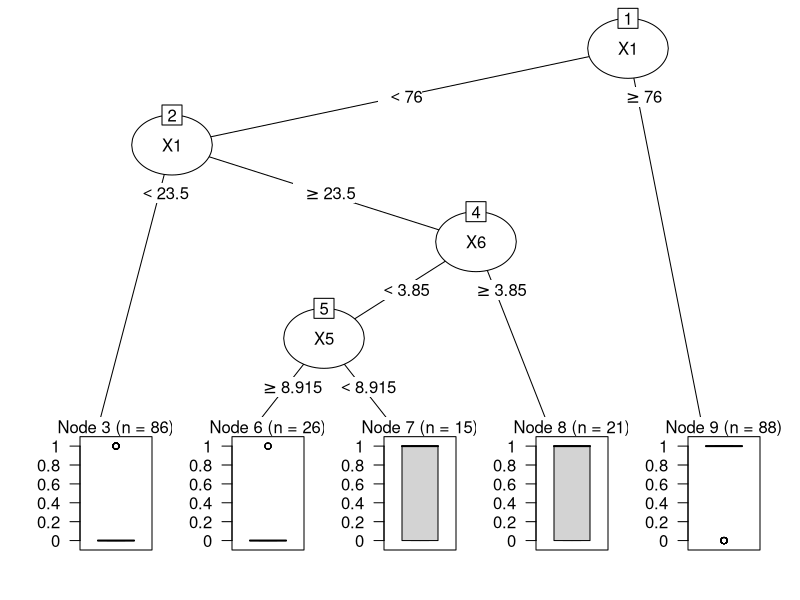
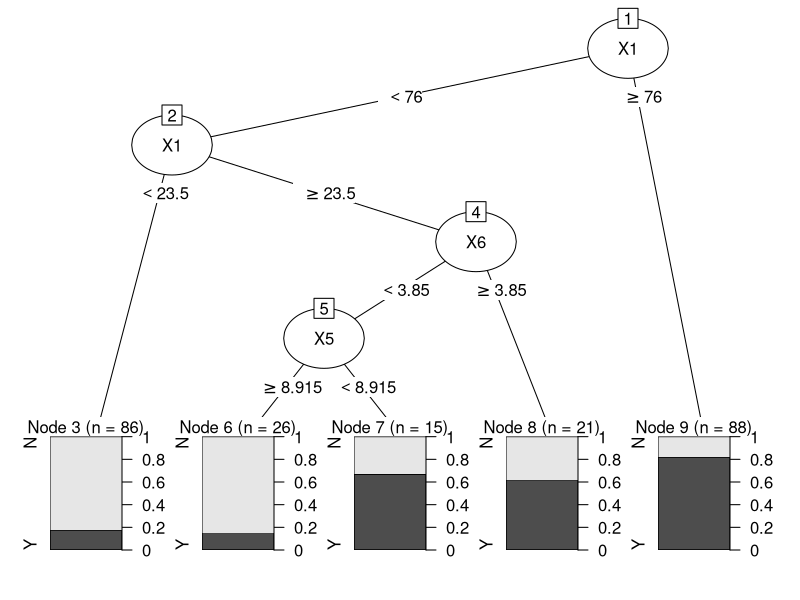
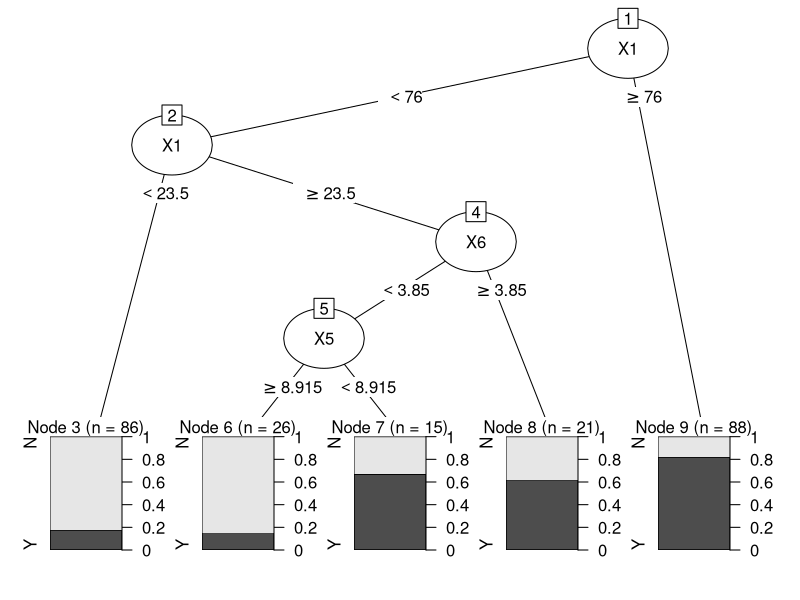
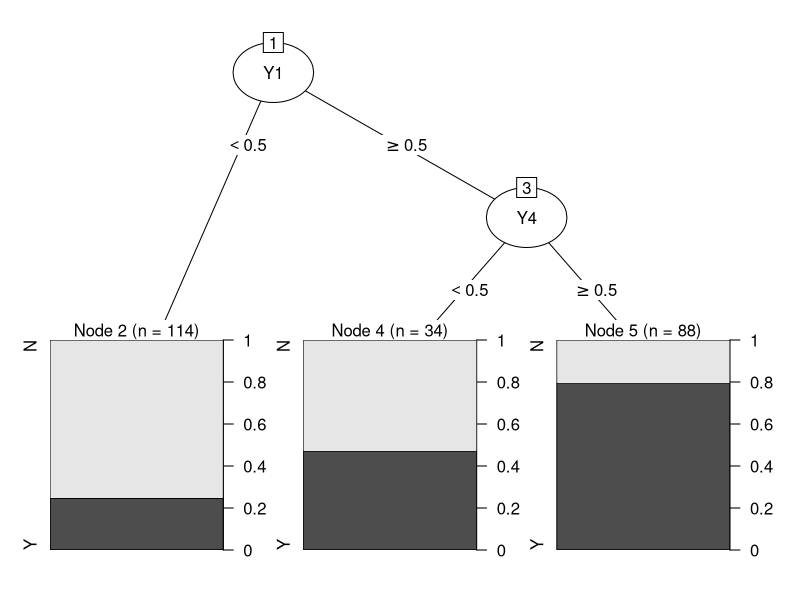
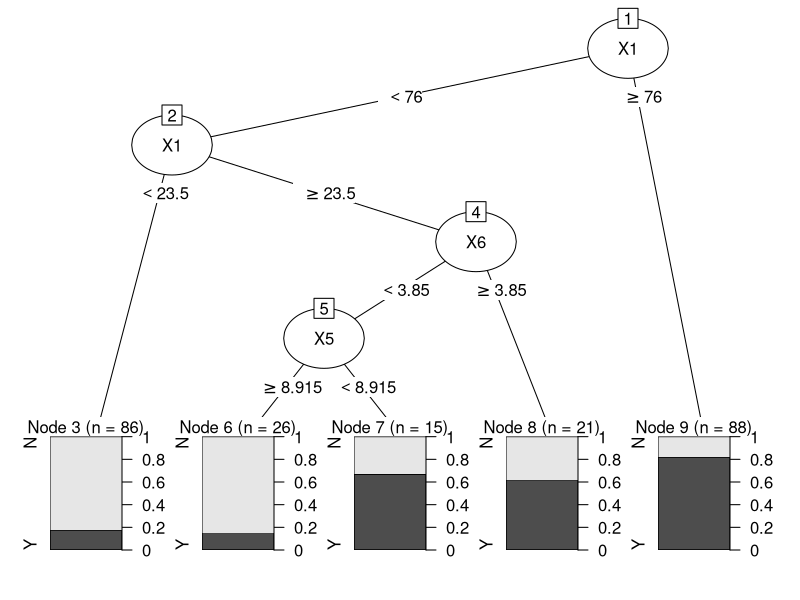
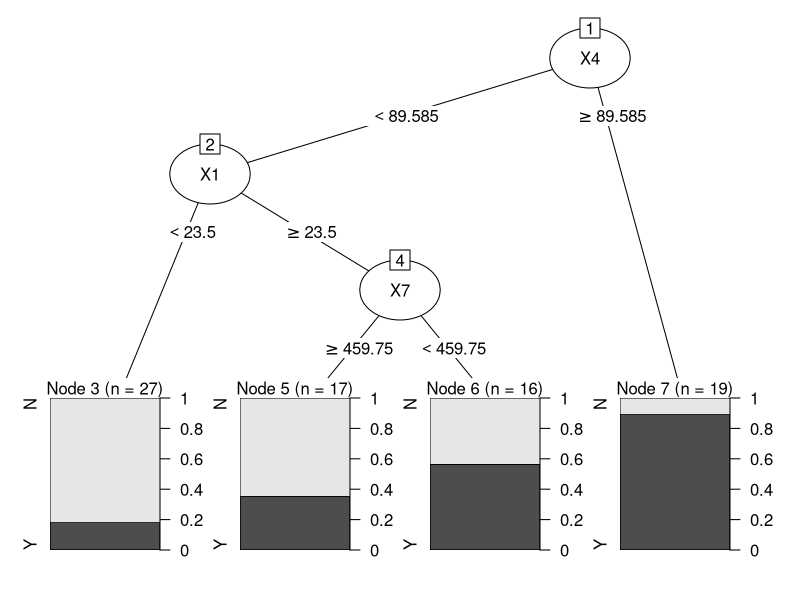
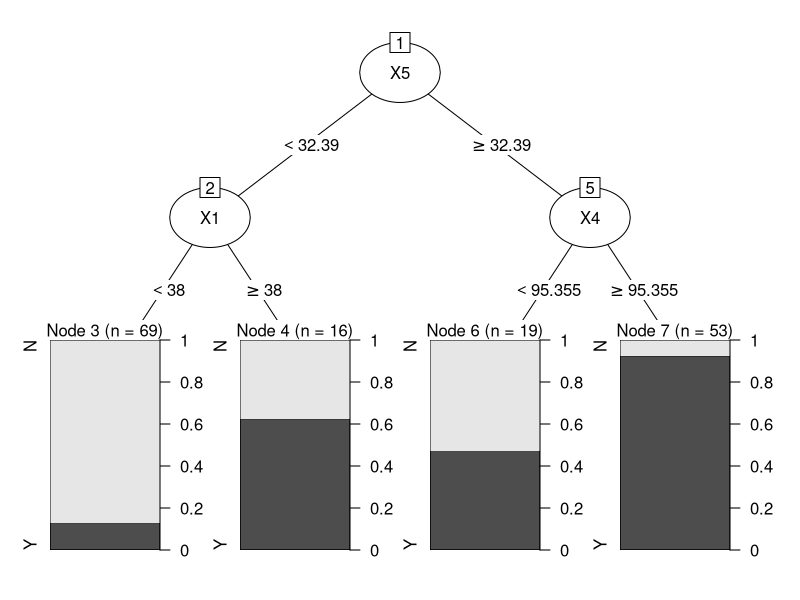
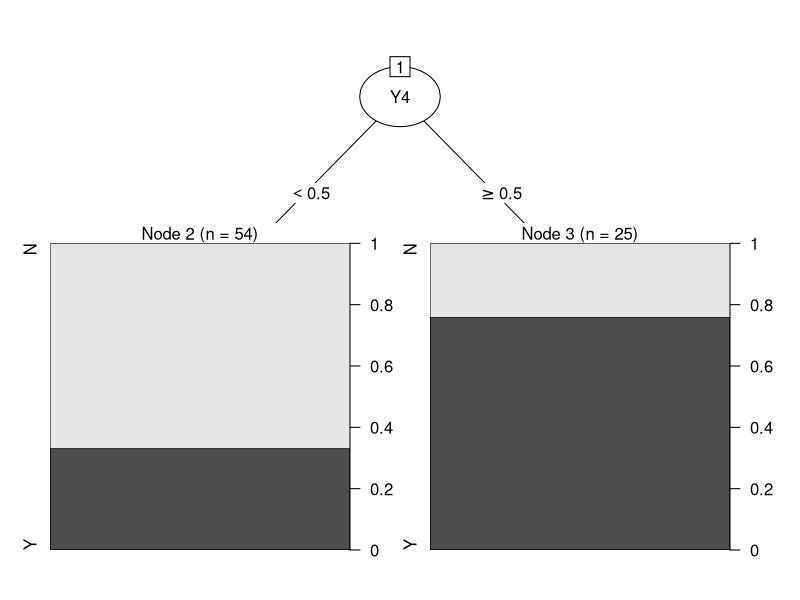

The R script that drew these images, in order:
library(rpart)
library(partykit)
library(readxl)
library(caret)

rm(list=ls())

proj_data = read_excel("project-data.xlsx")
# removing the 'id' column
proj_data <- proj_data[,-1]
# used to display the names of the columns
names(proj_data)
# used to attach the data_set to R's search path so that columns can be accessed by
# just using there names as variables
attach(proj_data) 
# structure of the data_set
str(proj_data)

# setting the random seed so that partition is reproducible
set.seed(456)
train_ind <- sample(seq_len(nrow(proj_data)), size = floor(0.8 * nrow(proj_data)))

# Spliting the Data Set into Training and Testing data
train_data <- data.frame(proj_data[train_ind, ])
test_data <- data.frame(proj_data[-train_ind, ])

# creating a model where all the data (.) is used and 'Response' is the the Target variable (~)
# method='class' is used for a classification tree
# model includes all the X's, Y's and Group
proj_model_resp <-rpart(Response ~ ., data=train_data, method='class', 
                        control=rpart.control(minsplit=30, minbucket=15, maxdepth=8 ))
# ploting the DT with all the data
plot(as.party(proj_model_resp))

# prediciting the values of target variable based on the above model
predictions <- predict(proj_model_resp, test_data[c(2: 16)], type='class')
# summarize results
cm<-confusionMatrix(table(test_data$Response, predictions))
round(cm$overall[1],2)

# converting the 'Response' into a categorical value 'target'
target = ifelse(train_data$Response==1,'Y','N')

train_data <- data.frame(train_data, target)
# removing 'Response' from the data
train_data <- train_data[,-1]

test_target = ifelse(test_data$Response==1,'Y','N')
test_data <- data.frame(test_data, test_target)
test_data <- test_data[,-1]

# creating the same model with the Target variable as the categorical value
# model includes all the X's, Y's and Group
proj_model_tar <-rpart(train_data$target ~ ., data=train_data, method='class', 
                       control=rpart.control(minsplit=30, minbucket=15, maxdepth=8 ))
plot(as.party(proj_model_tar))

# prediciting the values of target variable based on the above model
predictions <- predict(proj_model_tar, test_data[c(1: 15)], type='class')
# summarize results
cm<-confusionMatrix(table(test_data$test_target, predictions))
round(cm$overall[1],2)

# getting only X cols
Xdata = train_data[c(2:8)]
# creating a model with only X's
proj_model_X <-rpart(target ~ ., data=Xdata, method='class', 
                     control=rpart.control(minsplit=30, minbucket=15, maxdepth=8 ))
plot(as.party(proj_model_X))

# getting only Y cols
Ydata = train_data[c(9:15)]
# creating a model with only Y's
proj_model_Y <-rpart(target ~ ., data=Ydata, method='class', 
                     control=rpart.control(minsplit=30, minbucket=15, maxdepth=8 ))
plot(as.party(proj_model_Y))

# creating a model with X's and Y's without Group
XYdata = train_data[c(2:14)]
proj_model_XY <-rpart(target ~ ., data=XYdata, method='class', 
                      control=rpart.control(minsplit=30, minbucket=15, maxdepth=8 ))
plot(as.party(proj_model_XY))

# getting data of only X's and Group
XGdata = train_data[c(1:8, 16)]
# spliting data based on Group
XGdata = split(XGdata, XGdata$Group)
XGdata0 = XGdata[[1]]
XGdata1 = XGdata[[2]]

# creating a model with X's and Group 0
proj_model_XG0 <-rpart(XGdata0$target ~ ., data=XGdata0, method='class', 
                       control=rpart.control(minsplit=30, minbucket=15, maxdepth=8 ))
plot(as.party(proj_model_XG0))

# creating a model with X's and Group 1
proj_model_XG1 <-rpart(XGdata1$target ~ ., data=XGdata1, method='class', 
                       control=rpart.control(minsplit=30, minbucket=15, maxdepth=8 ))
plot(as.party(proj_model_XG1))

# getting data of only Y's and Group
YGdata = train_data[c(1, 9:15, 16)]
# spliting data based on Group
YGdata = split(YGdata, YGdata$Group)
YGdata0 = YGdata[[1]]
YGdata1 = YGdata[[2]]

# creating a model with Y's and Group 0
proj_model_YG0 <-rpart(YGdata0$target ~ ., data=YGdata0, method='class', 
                       control=rpart.control(minsplit=30, minbucket=15, maxdepth=8 ))
plot(as.party(proj_model_YG0))

# creating a model with Y's and Group 1
proj_model_YG1 <-rpart(YGdata1$target ~ ., data=YGdata1, method='class', 
                       control=rpart.control(minsplit=30, minbucket=15, maxdepth=8 ))
plot(as.party(proj_model_YG1))

# spliting data based on Group
XYGdata = split(train_data, train_data$Group)
XYGdata0 = XYGdata[[1]]
XYGdata1 = XYGdata[[2]]
# creating a model with XY's and Group 0
proj_model_XYG0 <-rpart(XYGdata0$target ~ ., data=XYGdata0, method='class', 
                        control=rpart.control(minsplit=30, minbucket=15, maxdepth=8 ))
plot(as.party(proj_model_XYG0))

# creating a model with XY's and Group 1
proj_model_XYG1 <-rpart(XYGdata1$target ~ ., data=XYGdata1, method='class', 
                        control=rpart.control(minsplit=30, minbucket=15, maxdepth=8 ))
plot(as.party(proj_model_XYG1))
